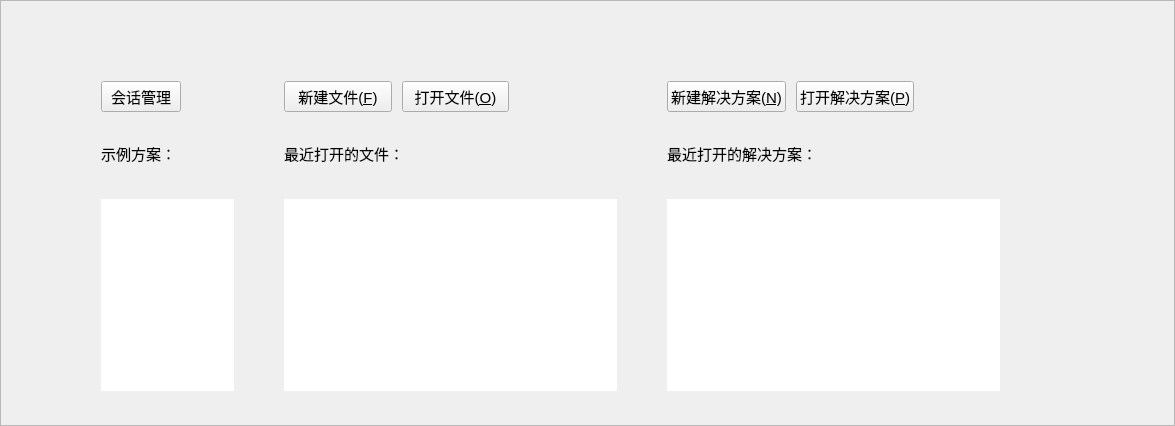
       <widget class="QWidget" name="page_welcome">
        <layout class="QVBoxLayout" name="verticalLayout_2">
         <property name="spacing">
          <number>0</number>
         </property>
         <property name="leftMargin">
          <number>0</number>
         </property>
         <property name="topMargin">
          <number>0</number>
         </property>
         <property name="rightMargin">
          <number>0</number>
         </property>
         <property name="bottomMargin">
          <number>0</number>
         </property>
         <item>
          <widget class="QFrame" name="frame_3">
           <property name="frameShape">
            <enum>QFrame::StyledPanel</enum>
           </property>
           <property name="frameShadow">
            <enum>QFrame::Sunken</enum>
           </property>
           <layout class="QHBoxLayout" name="horizontalLayout_5" stretch="2,5,5,0,0">
            <property name="spacing">
             <number>50</number>
            </property>
            <property name="leftMargin">
             <number>100</number>
            </property>
            <property name="topMargin">
             <number>80</number>
            </property>
            <property name="rightMargin">
             <number>100</number>
            </property>
            <property name="bottomMargin">
             <number>34</number>
            </property>
            <item>
             <layout class="QVBoxLayout" name="verticalLayout_26">
              <property name="spacing">
               <number>10</number>
              </property>
              <item>
               <layout class="QHBoxLayout" name="horizontalLayout_13">
                <property name="bottomMargin">
                 <number>20</number>
                </property>
                <item>
                 <layout class="QVBoxLayout" name="verticalLayout_27">
                  <property name="spacing">
                   <number>20</number>
                  </property>
                  <item>
                   <widget class="QPushButton" name="pushButton_sessionManager">
                    <property name="sizePolicy">
                     <sizepolicy hsizetype="MinimumExpanding" vsizetype="Preferred">
                      <horstretch>0</horstretch>
                      <verstretch>0</verstretch>
                     </sizepolicy>
                    </property>
                    <property name="font">
                     <font>
                      <pointsize>11</pointsize>
                     </font>
                    </property>
                    <property name="text">
                     <string>会话管理</string>
                    </property>
                    <property name="iconSize">
                     <size>
                      <width>20</width>
                      <height>20</height>
                     </size>
                    </property>
                    <property name="shortcut">
                     <string>Ctrl+S, Ctrl+R</string>
                    </property>
                    <property name="autoDefault">
                     <bool>true</bool>
                    </property>
                    <property name="flat">
                     <bool>false</bool>
                    </property>
                   </widget>
                  </item>
                 </layout>
                </item>
                <item>
                 <spacer name="horizontalSpacer_13">
                  <property name="orientation">
                   <enum>Qt::Horizontal</enum>
                  </property>
                  <property name="sizeHint" stdset="0">
                   <size>
                    <width>40</width>
                    <height>20</height>
                   </size>
                  </property>
                 </spacer>
                </item>
               </layout>
              </item>
              <item>
               <widget class="QLabel" name="label_10">
                <property name="font">
                 <font>
                  <pointsize>11</pointsize>
                 </font>
                </property>
                <property name="text">
                 <string>示例方案：</string>
                </property>
               </widget>
              </item>
              <item>
               <widget class="QLabel" name="label_line3">
                <property name="autoFillBackground">
                 <bool>true</bool>
                </property>
                <property name="text">
                 <string/>
                </property>
               </widget>
              </item>
              <item>
               <widget class="QListWidget" name="listWidget_demos">
                <property name="frameShape">
                 <enum>QFrame::NoFrame</enum>
                </property>
                <property name="verticalScrollBarPolicy">
                 <enum>Qt::ScrollBarAlwaysOff</enum>
                </property>
                <property name="horizontalScrollBarPolicy">
                 <enum>Qt::ScrollBarAlwaysOff</enum>
                </property>
                <property name="textElideMode">
                 <enum>Qt::ElideMiddle</enum>
                </property>
               </widget>
              </item>
             </layout>
            </item>
            <item>
             <layout class="QVBoxLayout" name="verticalLayout_5">
              <property name="spacing">
               <number>10</number>
              </property>
              <item>
               <layout class="QHBoxLayout" name="horizontalLayout_3">
                <property name="bottomMargin">
                 <number>20</number>
                </property>
                <item>
                 <layout class="QVBoxLayout" name="verticalLayout_4">
                  <property name="spacing">
                   <number>20</number>
                  </property>
                  <item>
                   <widget class="QPushButton" name="pushButton_newFile">
                    <property name="sizePolicy">
                     <sizepolicy hsizetype="MinimumExpanding" vsizetype="Preferred">
                      <horstretch>0</horstretch>
                      <verstretch>0</verstretch>
                     </sizepolicy>
                    </property>
                    <property name="font">
                     <font>
                      <pointsize>11</pointsize>
                     </font>
                    </property>
                    <property name="text">
                     <string>新建文件(&amp;F)</string>
                    </property>
                    <property name="iconSize">
                     <size>
                      <width>20</width>
                      <height>20</height>
                     </size>
                    </property>
                    <property name="shortcut">
                     <string>Ctrl+S, Ctrl+R</string>
                    </property>
                    <property name="autoDefault">
                     <bool>true</bool>
                    </property>
                    <property name="flat">
                     <bool>false</bool>
                    </property>
                   </widget>
                  </item>
                 </layout>
                </item>
                <item>
                 <widget class="QPushButton" name="pushButton_openFile">
                  <property name="sizePolicy">
                   <sizepolicy hsizetype="MinimumExpanding" vsizetype="Preferred">
                    <horstretch>0</horstretch>
                    <verstretch>0</verstretch>
                   </sizepolicy>
                  </property>
                  <property name="font">
                   <font>
                    <pointsize>11</pointsize>
                   </font>
                  </property>
                  <property name="text">
                   <string>打开文件(&amp;O)</string>
                  </property>
                  <property name="iconSize">
                   <size>
                    <width>20</width>
                    <height>20</height>
                   </size>
                  </property>
                  <property name="shortcut">
                   <string>Ctrl+S, Ctrl+R</string>
                  </property>
                  <property name="autoDefault">
                   <bool>true</bool>
                  </property>
                  <property name="flat">
                   <bool>false</bool>
                  </property>
                 </widget>
                </item>
                <item>
                 <spacer name="horizontalSpacer_4">
                  <property name="orientation">
                   <enum>Qt::Horizontal</enum>
                  </property>
                  <property name="sizeHint" stdset="0">
                   <size>
                    <width>40</width>
                    <height>20</height>
                   </size>
                  </property>
                 </spacer>
                </item>
               </layout>
              </item>
              <item>
               <widget class="QLabel" name="label">
                <property name="font">
                 <font>
                  <pointsize>11</pointsize>
                 </font>
                </property>
                <property name="text">
                 <string>最近打开的文件：</string>
                </property>
               </widget>
              </item>
              <item>
               <widget class="QLabel" name="label_line">
                <property name="autoFillBackground">
                 <bool>true</bool>
                </property>
                <property name="text">
                 <string/>
                </property>
               </widget>
              </item>
              <item>
               <widget class="QListWidget" name="listWidget_files">
                <property name="frameShape">
                 <enum>QFrame::NoFrame</enum>
                </property>
                <property name="verticalScrollBarPolicy">
                 <enum>Qt::ScrollBarAlwaysOff</enum>
                </property>
                <property name="horizontalScrollBarPolicy">
                 <enum>Qt::ScrollBarAlwaysOff</enum>
                </property>
                <property name="textElideMode">
                 <enum>Qt::ElideMiddle</enum>
                </property>
               </widget>
              </item>
             </layout>
            </item>
            <item>
             <layout class="QVBoxLayout" name="verticalLayout_7">
              <property name="spacing">
               <number>10</number>
              </property>
              <item>
               <layout class="QHBoxLayout" name="horizontalLayout_4">
                <property name="bottomMargin">
                 <number>20</number>
                </property>
                <item>
                 <layout class="QVBoxLayout" name="verticalLayout_6">
                  <property name="spacing">
                   <number>20</number>
                  </property>
                  <item>
                   <widget class="QPushButton" name="pushButton_newPro">
                    <property name="sizePolicy">
                     <sizepolicy hsizetype="MinimumExpanding" vsizetype="Preferred">
                      <horstretch>0</horstretch>
                      <verstretch>0</verstretch>
                     </sizepolicy>
                    </property>
                    <property name="font">
                     <font>
                      <pointsize>11</pointsize>
                     </font>
                    </property>
                    <property name="text">
                     <string>新建解决方案(&amp;N)</string>
                    </property>
                    <property name="iconSize">
                     <size>
                      <width>20</width>
                      <height>20</height>
                     </size>
                    </property>
                    <property name="shortcut">
                     <string>Ctrl+S, Ctrl+R</string>
                    </property>
                    <property name="autoDefault">
                     <bool>true</bool>
                    </property>
                    <property name="flat">
                     <bool>false</bool>
                    </property>
                   </widget>
                  </item>
                 </layout>
                </item>
                <item>
                 <widget class="QPushButton" name="pushButton_openPro">
                  <property name="sizePolicy">
                   <sizepolicy hsizetype="MinimumExpanding" vsizetype="Preferred">
                    <horstretch>0</horstretch>
                    <verstretch>0</verstretch>
                   </sizepolicy>
                  </property>
                  <property name="font">
                   <font>
                    <pointsize>11</pointsize>
                   </font>
                  </property>
                  <property name="text">
                   <string>打开解决方案(&amp;P)</string>
                  </property>
                  <property name="iconSize">
                   <size>
                    <width>20</width>
                    <height>20</height>
                   </size>
                  </property>
                  <property name="shortcut">
                   <string>Ctrl+S, Ctrl+R</string>
                  </property>
                  <property name="autoDefault">
                   <bool>true</bool>
                  </property>
                  <property name="flat">
                   <bool>false</bool>
                  </property>
                 </widget>
                </item>
                <item>
                 <spacer name="horizontalSpacer_5">
                  <property name="orientation">
                   <enum>Qt::Horizontal</enum>
                  </property>
                  <property name="sizeHint" stdset="0">
                   <size>
                    <width>40</width>
                    <height>20</height>
                   </size>
                  </property>
                 </spacer>
                </item>
               </layout>
              </item>
              <item>
               <widget class="QLabel" name="label_2">
                <property name="font">
                 <font>
                  <pointsize>11</pointsize>
                 </font>
                </property>
                <property name="text">
                 <string>最近打开的解决方案：</string>
                </property>
               </widget>
              </item>
              <item>
               <widget class="QLabel" name="label_line2">
                <property name="autoFillBackground">
                 <bool>true</bool>
                </property>
                <property name="text">
                 <string/>
                </property>
               </widget>
              </item>
              <item>
               <widget class="QListWidget" name="listWidget_pros">
                <property name="frameShape">
                 <enum>QFrame::NoFrame</enum>
                </property>
                <property name="verticalScrollBarPolicy">
                 <enum>Qt::ScrollBarAlwaysOff</enum>
                </property>
                <property name="horizontalScrollBarPolicy">
                 <enum>Qt::ScrollBarAlwaysOff</enum>
                </property>
                <property name="textElideMode">
                 <enum>Qt::ElideMiddle</enum>
                </property>
               </widget>
              </item>
             </layout>
            </item>
            <item>
             <spacer name="horizontalSpacer_6">
              <property name="orientation">
               <enum>Qt::Horizontal</enum>
              </property>
              <property name="sizeHint" stdset="0">
               <size>
                <width>4</width>
                <height>14</height>
               </size>
              </property>
             </spacer>
            </item>
            <item>
             <layout class="QVBoxLayout" name="verticalLayout_20">
              <item>
               <widget class="QLabel" name="label_animation">
                <property name="text">
                 <string/>
                </property>
               </widget>
              </item>
              <item>
               <spacer name="verticalSpacer">
                <property name="orientation">
                 <enum>Qt::Vertical</enum>
                </property>
                <property name="sizeHint" stdset="0">
                 <size>
                  <width>20</width>
                  <height>40</height>
                 </size>
                </property>
               </spacer>
              </item>
             </layout>
            </item>
           </layout>
          </widget>
         </item>
        </layout>
       </widget>
